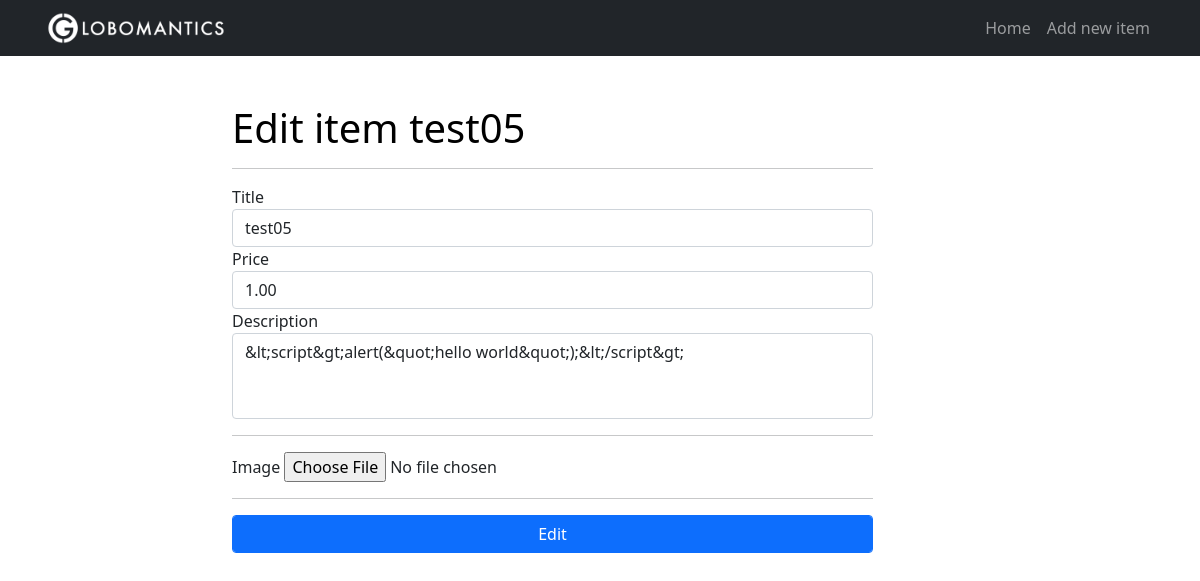
Page /item/8/edit on the committed database.
### tables this page shows
CREATE TABLE items(
                    id              INTEGER PRIMARY KEY AUTOINCREMENT,
                    title           TEXT,
                    description     TEXT,
                    price           REAL,
                    image           TEXT,
                    category_id     INTEGER,
                    subcategory_id  INTEGER,
                    FOREIGN KEY(category_id) REFERENCES categories(id),
                    FOREIGN KEY(subcategory_id) REFERENCES subcategories(id)
);

### app.py (the view, shortened to what this page needs)
@app.route("/item/<int:item_id>/edit", methods=["GET", "POST"])
def edit_item(item_id):
    conn = get_db()
    c = conn.cursor()
    item_from_db = c.execute("SELECT * FROM items WHERE id = ?", (item_id,))
    row = c.fetchone()
    try:
        item = {
            "id": row[0],
            "title": row[1],
            "description": row[2],
            "price": row[3],
            "image": row[4]
        }
    except:
        item = {}
    if item:
        form = EditeItemForm()
        form.title.data = item["title"]
        form.price.data = item["price"]
        form.description.data = item["description"]
        if form.errors:
            flash("{}".format(form.errors), "danger")
        return render_template("edit.html", editItemForm=form, item=item)
    else:
        return redirect(url_for("home"))

### app.py
class EditeItemForm(ItemForm):
    submit = SubmitField("Edit")

### app.py (called while the page is built)
def get_db():
    db = getattr(g, "_database", None)
    if db is None:
        db = g._database = sqlite3.connect("db/globomantics.db")
        print("DB is open now")
    return db

@app.teardown_appcontext
def close_connection(exception):
    db = getattr(g, "_database", None)
    if db is not None:
        db.close()
        print("db is close now")

### templates/edit.html (shortened to what this page needs)
{% extends 'base.html' %}
{% set active_page = 'edit_item' %}
{% block content %}
<div class="row">
    <div class="col-lg-7 offset-lg-2 my-5">
        <h1>
            <a href="{{ url_for('edit_item', item_id=item.id) }}"> Edit item {{item.title}}</a>
        </h1><hr>
        <form method="POST" action="{{ url_for('edit_item', item_id=item.id) }}" enctype="multipart/form-data">
            <div class="form-group">
                {{ editItemForm.title.label}}
                {{ editItemForm.title(class="form-control") }}
            </div>
            <div class="form-group">
                {{ editItemForm.price.label}}
                {{ editItemForm.price(class="form-control") }}
            </div>
            <div class="form-group">
                {{ editItemForm.description.label}}
                {{ editItemForm.description(class="form-control", rows="3") }}
            </div>
            <hr>
            <div class="form-group">
                {{ editItemForm.image.label }}
                {{ editItemForm.image }}
            </div>
            <hr>
            {{ editItemForm.submit(class="btn btn-primary form-control") }}
        </form>
    </div>
</div>
{% endblock %}

### static/css/style.css (style rules this page uses)
body { padding-top: 56px; }
a { text-decoration: none; color: black; }
textarea { resize: none; }

### rows in the picture
items: title "test05", price "1.00", description "&lt;script&gt;alert(&quot;hello world&quot;);&lt;/script&gt;"

### other values in the picture
{{ editItemForm.title.label }} "Title"
{{ editItemForm.price.label }} "Price"
{{ editItemForm.description.label }} "Description"
{{ editItemForm.image.label }} "Image"
